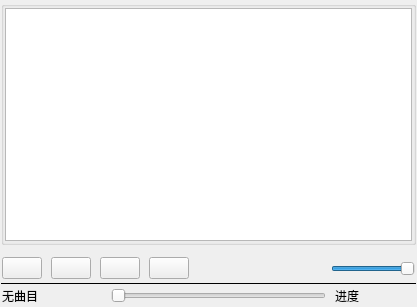
<?xml version="1.0" encoding="UTF-8"?>
<ui version="4.0">
 <class>MainWindow</class>
 <widget class="QMainWindow" name="MainWindow">
  <property name="geometry">
   <rect>
    <x>0</x>
    <y>0</y>
    <width>417</width>
    <height>307</height>
   </rect>
  </property>
  <property name="windowTitle">
   <string>视频播放器</string>
  </property>
  <widget class="QWidget" name="centralWidget">
   <layout class="QVBoxLayout" name="verticalLayout_2">
    <property name="spacing">
     <number>1</number>
    </property>
    <property name="leftMargin">
     <number>1</number>
    </property>
    <property name="topMargin">
     <number>1</number>
    </property>
    <property name="rightMargin">
     <number>1</number>
    </property>
    <property name="bottomMargin">
     <number>1</number>
    </property>
    <item>
     <widget class="QGroupBox" name="groupBox">
      <property name="title">
       <string/>
      </property>
      <layout class="QVBoxLayout" name="verticalLayout">
       <property name="spacing">
        <number>1</number>
       </property>
       <property name="leftMargin">
        <number>1</number>
       </property>
       <property name="topMargin">
        <number>1</number>
       </property>
       <property name="rightMargin">
        <number>1</number>
       </property>
       <property name="bottomMargin">
        <number>1</number>
       </property>
       <item>
        <widget class="QGraphicsView" name="graphicsView"/>
       </item>
      </layout>
     </widget>
    </item>
    <item>
     <widget class="QWidget" name="widget" native="true">
      <property name="minimumSize">
       <size>
        <width>0</width>
        <height>35</height>
       </size>
      </property>
      <property name="maximumSize">
       <size>
        <width>16777215</width>
        <height>25</height>
       </size>
      </property>
      <layout class="QHBoxLayout" name="horizontalLayout">
       <property name="spacing">
        <number>9</number>
       </property>
       <property name="leftMargin">
        <number>1</number>
       </property>
       <property name="topMargin">
        <number>1</number>
       </property>
       <property name="rightMargin">
        <number>1</number>
       </property>
       <property name="bottomMargin">
        <number>1</number>
       </property>
       <item>
        <widget class="QPushButton" name="btnAdd">
         <property name="text">
          <string/>
         </property>
         <property name="icon">
          <iconset resource="res.qrc">
           <normaloff>:/images/images/001.GIF</normaloff>:/images/images/001.GIF</iconset>
         </property>
        </widget>
       </item>
       <item>
        <widget class="QPushButton" name="btnPlay">
         <property name="text">
          <string/>
         </property>
         <property name="icon">
          <iconset resource="res.qrc">
           <normaloff>:/images/images/620.bmp</normaloff>:/images/images/620.bmp</iconset>
         </property>
        </widget>
       </item>
       <item>
        <widget class="QPushButton" name="btnPause">
         <property name="text">
          <string/>
         </property>
         <property name="icon">
          <iconset resource="res.qrc">
           <normaloff>:/images/images/622.bmp</normaloff>:/images/images/622.bmp</iconset>
         </property>
        </widget>
       </item>
       <item>
        <widget class="QPushButton" name="btnStop">
         <property name="text">
          <string/>
         </property>
         <property name="icon">
          <iconset resource="res.qrc">
           <normaloff>:/images/images/624.bmp</normaloff>:/images/images/624.bmp</iconset>
         </property>
        </widget>
       </item>
       <item>
        <spacer name="horizontalSpacer">
         <property name="orientation">
          <enum>Qt::Horizontal</enum>
         </property>
         <property name="sizeHint" stdset="0">
          <size>
           <width>40</width>
           <height>20</height>
          </size>
         </property>
        </spacer>
       </item>
       <item>
        <widget class="QPushButton" name="btnSound">
         <property name="text">
          <string/>
         </property>
         <property name="icon">
          <iconset resource="res.qrc">
           <normaloff>:/images/images/volumn.bmp</normaloff>:/images/images/volumn.bmp</iconset>
         </property>
         <property name="flat">
          <bool>true</bool>
         </property>
        </widget>
       </item>
       <item>
        <widget class="QSlider" name="sliderVolumn">
         <property name="maximum">
          <number>100</number>
         </property>
         <property name="value">
          <number>100</number>
         </property>
         <property name="orientation">
          <enum>Qt::Horizontal</enum>
         </property>
        </widget>
       </item>
      </layout>
     </widget>
    </item>
    <item>
     <widget class="Line" name="line">
      <property name="frameShadow">
       <enum>QFrame::Plain</enum>
      </property>
      <property name="orientation">
       <enum>Qt::Horizontal</enum>
      </property>
     </widget>
    </item>
    <item>
     <widget class="QWidget" name="widget_2" native="true">
      <property name="maximumSize">
       <size>
        <width>16777215</width>
        <height>25</height>
       </size>
      </property>
      <layout class="QHBoxLayout" name="horizontalLayout_2">
       <property name="spacing">
        <number>9</number>
       </property>
       <property name="leftMargin">
        <number>1</number>
       </property>
       <property name="topMargin">
        <number>1</number>
       </property>
       <property name="rightMargin">
        <number>1</number>
       </property>
       <property name="bottomMargin">
        <number>1</number>
       </property>
       <item>
        <widget class="QLabel" name="LabCurMedia">
         <property name="minimumSize">
          <size>
           <width>100</width>
           <height>0</height>
          </size>
         </property>
         <property name="text">
          <string>无曲目</string>
         </property>
        </widget>
       </item>
       <item>
        <widget class="QSlider" name="sliderPosition">
         <property name="tracking">
          <bool>false</bool>
         </property>
         <property name="orientation">
          <enum>Qt::Horizontal</enum>
         </property>
        </widget>
       </item>
       <item>
        <widget class="QLabel" name="LabRatio">
         <property name="minimumSize">
          <size>
           <width>80</width>
           <height>0</height>
          </size>
         </property>
         <property name="text">
          <string>进度</string>
         </property>
        </widget>
       </item>
      </layout>
     </widget>
    </item>
   </layout>
  </widget>
 </widget>
 <layoutdefault spacing="6" margin="11"/>
 <resources>
  <include location="res.qrc"/>
 </resources>
 <connections/>
</ui>
